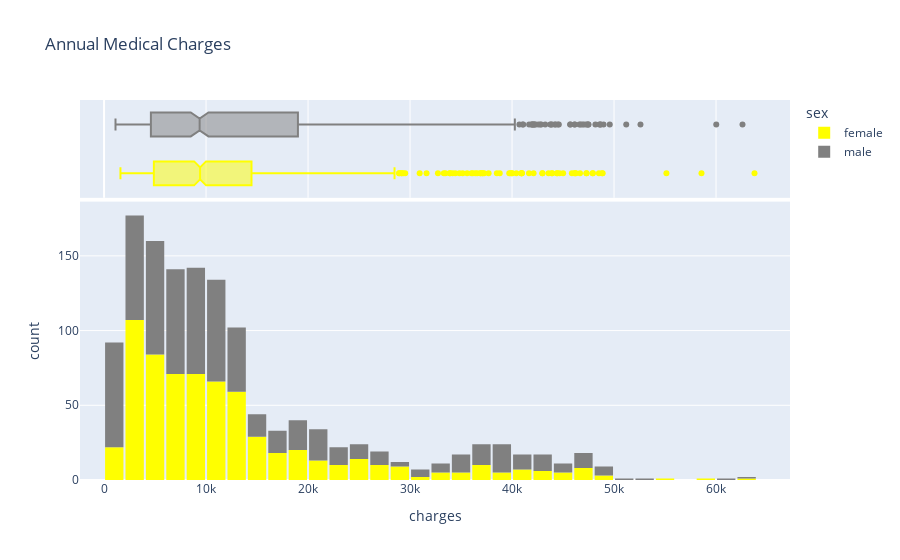

The cell this chart's notebook holds for it:
### Markdown cell above
**Аналіз sex**

### Code cell
fig = px.histogram(medical_df,
                   x='charges',
                   marginal='box',
                   color='sex',
                   color_discrete_sequence=['yellow', 'grey'],
                   title='Annual Medical Charges')
fig.update_layout(bargap=0.1)
fig.show()

### Figure 1 — Plotly figure (JSON) as saved in the notebook; plotly's stock layout.template omitted (floating-point values rounded to 4 significant figures; data arrays with more than 128 entries replaced by an {"elided": "..."} marker saying what was removed)
{"data": [{"bingroup": "x", "hovertemplate": "sex=female<br>charges=%{x}<br>count=%{y}<extra></extra>", "legendgroup": "female", "marker": {"color": "yellow", "pattern": {"shape": ""}}, "name": "female", "orientation": "v", "showlegend": true, "type": "histogram", "x": {"elided": "662 float values"}, "xaxis": "x", "yaxis": "y"}, {"hovertemplate": "sex=female<br>charges=%{x}<extra></extra>", "legendgroup": "female", "marker": {"color": "yellow"}, "name": "female", "notched": true, "showlegend": false, "type": "box", "x": {"elided": "662 float values"}, "xaxis": "x2", "yaxis": "y2"}, {"bingroup": "x", "hovertemplate": "sex=male<br>charges=%{x}<br>count=%{y}<extra></extra>", "legendgroup": "male", "marker": {"color": "grey", "pattern": {"shape": ""}}, "name": "male", "orientation": "v", "showlegend": true, "type": "histogram", "x": {"elided": "676 float values"}, "xaxis": "x", "yaxis": "y"}, {"hovertemplate": "sex=male<br>charges=%{x}<extra></extra>", "legendgroup": "male", "marker": {"color": "grey"}, "name": "male", "notched": true, "showlegend": false, "type": "box", "x": {"elided": "676 float values"}, "xaxis": "x2", "yaxis": "y2"}], "layout": {"bargap": 0.1, "barmode": "relative", "legend": {"title": {"text": "sex"}, "tracegroupgap": 0}, "title": {"text": "Annual Medical Charges"}, "xaxis": {"anchor": "y", "domain": [0, 1], "title": {"text": "charges"}}, "xaxis2": {"anchor": "y2", "domain": [0, 1], "matches": "x", "showgrid": true, "showticklabels": false}, "yaxis": {"anchor": "x", "domain": [0, 0.7326], "title": {"text": "count"}}, "yaxis2": {"anchor": "x2", "domain": [0.7426, 1], "matches": "y2", "showgrid": false, "showline": false, "showticklabels": false, "ticks": ""}}}
